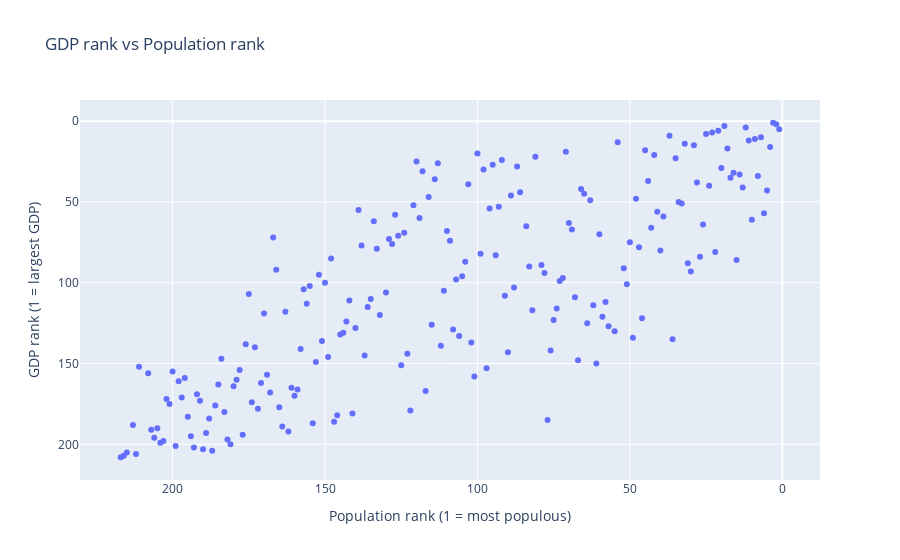

Notebook cell for this chart:
### Markdown cell above
## Combining the two datasets

This cell merges the cleaned GDP and population tables into a single DataFrame called `merged`. I join on the shared `country_code` column and keep only countries that appear in both sources.

Each row in `merged` now contains, for the same country, its GDP rank, its population rank, its GDP in millions of US dollars, and its population in thousands. This combined table is the basis for the final visualization.

### Code cell
fig = px.scatter(
    merged,
    x="pop_rank",
    y="gdp_rank",
    hover_name="country_name",
    title="GDP rank vs Population rank",
    labels={
        "pop_rank": "Population rank (1 = most populous)",
        "gdp_rank": "GDP rank (1 = largest GDP)"
    }
)

fig.update_layout(
    xaxis=dict(autorange="reversed"),
    yaxis=dict(autorange="reversed")
)

fig.show()

### Figure 1 — Plotly figure (JSON) as saved in the notebook; plotly's stock layout.template omitted (floating-point values rounded to 4 significant figures; data arrays with more than 128 entries replaced by an {"elided": "..."} marker saying what was removed)
{"data": [{"hovertemplate": "<b>%{hovertext}</b><br><br>Population rank (1 = most populous)=%{x}<br>GDP rank (1 = largest GDP)=%{y}<extra></extra>", "hovertext": {"elided": "208 str values"}, "legendgroup": "", "marker": {"color": "#636efa", "symbol": "circle"}, "mode": "markers", "name": "", "orientation": "v", "showlegend": false, "type": "scatter", "x": {"elided": "208 int values"}, "xaxis": "x", "y": {"elided": "208 int values"}, "yaxis": "y"}], "layout": {"legend": {"tracegroupgap": 0}, "title": {"text": "GDP rank vs Population rank"}, "xaxis": {"anchor": "y", "autorange": "reversed", "domain": [0, 1], "title": {"text": "Population rank (1 = most populous)"}}, "yaxis": {"anchor": "x", "autorange": "reversed", "domain": [0, 1], "title": {"text": "GDP rank (1 = largest GDP)"}}}}
